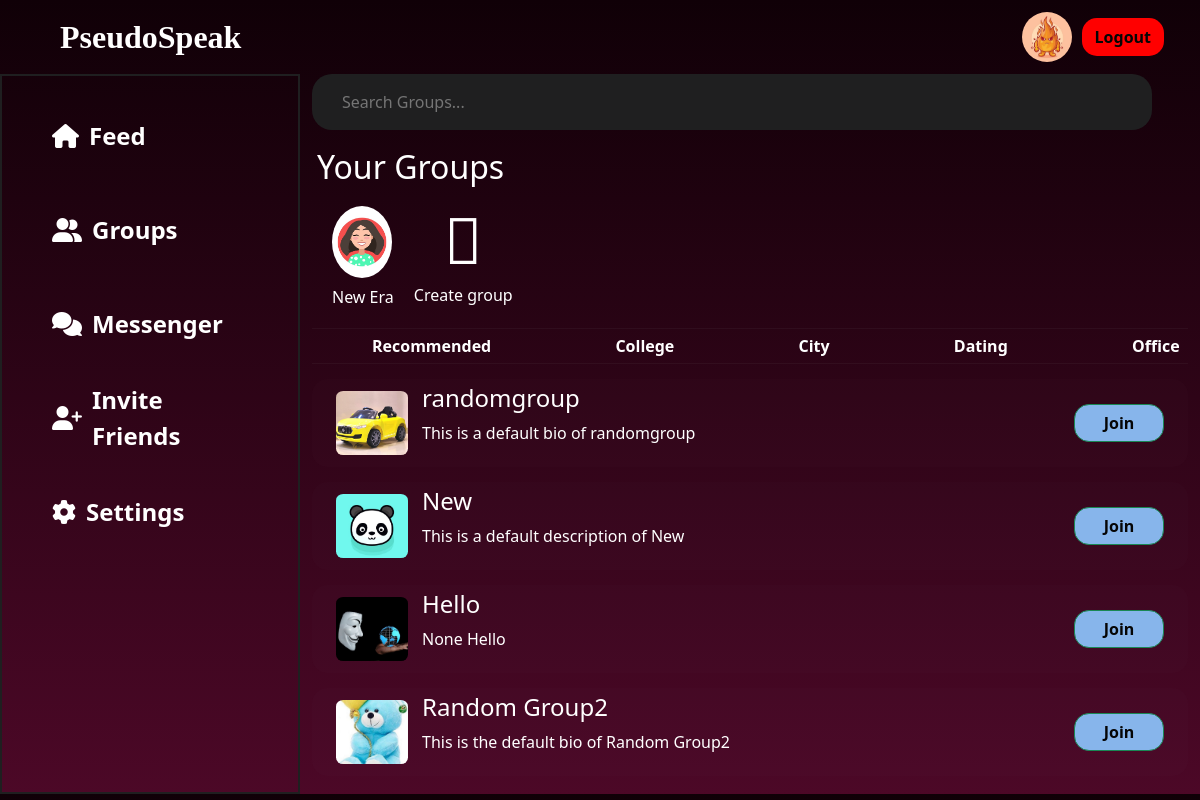
The page /room/recommended/ (signed in) on the database its author committed.
### main/models.py (models this page shows, shortened)
class Profile(models.Model):
    user=models.OneToOneField(User,null=True,on_delete=models.CASCADE)
    blocked_user=models.ManyToManyField(User,related_name="block_users",blank=True)
    profile_img=models.ImageField(null=True,blank=True,upload_to='images/')
    bio=models.CharField(null=True,max_length=51)
    follow=models.ManyToManyField(User,related_name='follow',blank=True)
    following=models.ManyToManyField(User,related_name='following',blank=True)

### room/models.py (models this page shows, shortened)
class Room(models.Model):
    users=models.ManyToManyField(User,related_name='joined_user')
    owner = models.ForeignKey(User, null=True, on_delete=models.CASCADE)
    description=models.TextField(default=None,blank=True,null=True)
    name=models.CharField(unique=True,max_length=255)
    slug=models.SlugField(unique=True)
    room_img=models.ImageField(null=True)
    category=models.ForeignKey(Category,null=True,on_delete=models.CASCADE)

class Category(models.Model):
    name=models.CharField(max_length=50)

### room/views.py (the view)
# urls.py: path("<str:name>/",views.rooms,name="rooms"),
@login_required
def rooms(request,name):
    user=request.user
    joinedRooms=Room.objects.filter(users=user)
    categories=Category.objects.all()
    if name=='recommended':
        followingUsers=user.profile.following.all()
        print(len(followingUsers))
        if followingUsers:
            rooms = Room.objects.exclude(users=user).filter(Q(users__in=followingUsers) | Q(users=None)).annotate(user_count=models.Count('users')).order_by('-user_count')
            if len(rooms)<5:
                rooms = Room.objects.exclude(users=request.user).annotate(user_count=models.Count('users')).order_by('-user_count')[:5]
        else:
            rooms = Room.objects.exclude(users=request.user).annotate(user_count=models.Count('users')).order_by('-user_count')[:5]
    else:
        category=Category.objects.get(name=name)
        print(category.name)
        rooms = Room.objects.filter(~Q(users=user) & Q(category=category))
        print(name)
    return render(request,"room/rooms.html",{'rooms':rooms,'joinedRooms':joinedRooms,'categories':categories})

### room/templates/room/rooms.html (shortened to what this page needs)
{% load static %}
<!DOCTYPE html>
<html lang="en">
  <head>
    <link
      href="https://cdn.jsdelivr.net/npm/bootstrap@5.3.1/dist/css/bootstrap.min.css"
      rel="stylesheet"
    />
    <link
      rel="stylesheet"
      href="https://site-assets.fontawesome.com/releases/v6.5.1/css/all.css"
    />
  </head>
  <body>
    <nav class="navbar navbar-expand bg-body-tertiary">
      <div class="container-fluid">
        <a class="navbar-brand ms-5 nav-logo" href="{% url 'index' %}"
          >PseudoSpeak</a
        >
        <div class="collapse navbar-collapse" id="navbarSupportedContent">
          {% if user.is_authenticated %}
          <img
            id="profile_img_navbar"
            src="{{ user.profile.profile_img.url }}"
            alt=""
            style="
              width: 50px;
              height: 50px;
              border-radius: 50%;
              margin-right: 10px;
            "
          />
          <a href="{% url 'logout' %}" class="btn signbtn me-4">Logout</a>
          {% else %}
          <a href="{% url 'login_or_signup_view' %}" class="btn signbtn me-4"
            >Sign in</a
          >
          {% endif %}
        </div>
      </div>
    </nav>
    <div class="container-fluid">
      <div class="row content-1">
        <div class="col-3 content-1a res2 sidebar" id="sidebar">
          <ul>
            <li class="active">
              <i class="fa-solid fa-house"></i
              ><a href="{% url 'index' %}">Feed</a>
            </li>
            <li>
              <i class="fa-solid fa-user-group"></i
              ><a href="{% url 'rooms' name='recommended' %}">Groups</a>
            </li>
            <li>
              <i class="fa-solid fa-comments"></i
              ><a href="{% url 'messenger' %}">Messenger</a>
            </li>
            <li><i class="fa-solid fa-user-plus"></i>Invite Friends</li>
            <li>
              <i class="fa-solid fa-gear"></i
              ><a href="{% url 'settings' %}">Settings</a>
            </li>
          </ul>
        </div>
        <div class="col-9 group-con">
          <div class="search-container">
            <input
              id="data2"
              class="search-input-2"
              type="text"
              placeholder="Search Groups..."
            />
          </div>
          <div class="your-groups">
            <h2 class="Ygroup">Your Groups</h2>
            <div class="group-con2">
              {% for room in joinedRooms %}
              <div class="group-m">
                <div class="group-img">
                  <img
                    src="{{room.room_img.url}}"
                    alt=""
                    onclick="groupPage('{{room.slug}}')"
                  />
                </div>
                <div class="group-name">
                  <h6>{{room.name}}</h6>
                </div>
              </div>
              {% endfor %}
              <div class="add-group">
                <div class="create-logo">
                  <i class="fa-light fa-circle-plus fa-4x"></i>
                </div>
                <div class="group-name">
                  <h6>Create group</h6>
                </div>
              </div>
            </div>
          </div>
          <div class="group-recom">
            <ul>
              <li>
                <a href="{% url 'rooms' name='recommended' %}">Recommended</a>
              </li>
              {% for cat in categories %}
              <li>
                <a href="{% url 'rooms' name=cat.name %}">{{ cat.name }}</a>
              </li>
              {% endfor %}
            </ul>
          </div>
          <div id="grouplist">
            {% for room in rooms %}
            <div class="group-container-3">
              <div class="group-con-name">
                <div class="group-container-img">
                  <img src="{{room.room_img.url}}" alt="" />
                </div>
                <div class="group-container-name">
                  <h4>{{room.name}}</h4>
                  <p>{{room.description}} {{room.name}}</p>
                </div>
              </div>
              <div class="join-button">
                <a
                  href="#"
                  class="joinbtn btn btn-success"
                  data-message-id="{{room.pk}}"
                  data-bs-toggle="modal"
                  data-bs-target="#exampleModalCenter"
                  >Join</a
                >
              </div>
            </div>
            {% endfor %}
          </div>
        </div>
      </div>
    </div>
  </body>
</html>

### room/templates/room/rooms.html (style rules this page uses)
.search-input-2 { width: 70vw; border-radius: 20px; height: 7vh; flex-grow: 1; border: none; outline: none; font-size: 16px; background: #1f1f20; color: #ccc; padding-left: 30px; }
.content-1 { height: 90vh; }
.content-1a { border: 2px solid #1f1f20; height: 90vh; }
.content-1a ul li { list-style: none; margin: 30px 18px; font-size: x-large; font-weight: 600; border-radius: 30px; padding-left: 20px; padding-top: 5px; height: 8vh; background: none; }
.content-1a ul { list-style-type: none; padding: 0; }
.content-1a li { display: flex; align-items: center; color: white; background-color: transparent; padding: 10px 15px; cursor: pointer; transition: background-color 0.2s ease; }
.content-1a i.fa-solid { font-size: 24px; margin-right: 10px; }
.content-1a li a { color: white; text-decoration: none; }
.group-img { width: 5vw; height: 9vh; overflow: hidden; border-radius: 50%; }
.group-img img { width: 100%; height: 100%; object-fit: cover; }
.group-con2 { display: flex; margin: 10px 0; }
.group-m { margin: 2px 20px; text-align: center; }
.group-name { padding-top: 10px; }
.Ygroup { margin: 18px 5px; }
.group-recom { overflow-x: auto; white-space: nowrap; border-top: 1px solid hsla(0, 0%, 53%, 0.07); border-bottom: 1px solid hsla(0, 0%, 53%, 0.07); }
.group-recom ul { list-style-type: none; margin: 0; padding: 0; }
.group-recom li { display: inline-block; padding: 5px 60px; }
.group-recom a { text-decoration: none; color: white; font-weight: bold; font-size: 16px; }
.group-container-3 { display: flex; align-items: center; margin-top: 15px; border-radius: 15px; height: 11vh; background: hsla(0, 0%, 53%, 0.02); justify-content: space-between; padding: 0px 24px; }
.group-con-name { display: flex; align-items: center; }
.group-container-img { width: 6vw; height: 8vh; overflow: hidden; border-radius: 10%; }
.group-container-img img { width: 100%; height: 100%; object-fit: cover; }
.group-container-name { margin-left: 14px; }
.joinbtn { background-color: #87b5eb; width: 90px; color: rgb(5, 5, 5); border-radius: 15px; font-family: "Segoe UI", Tahoma, Geneva, Verdana, sans-serif; font-weight: bold; }
body { background: linear-gradient(to bottom, #100007, #4c0827); color: white; overflow: hidden; }
.nav-logo { color: white; font-size: xx-large; font-weight: bolder; font-family: serif; }
.navbar.bg-body-tertiary { background-color: transparent !important; color: white; }
.signbtn { background-color: red; color: rgb(5, 5, 5); border-radius: 15px; font-family: "Segoe UI", Tahoma, Geneva, Verdana, sans-serif; font-weight: bold; }
.create-logo { height: 9vh; display: flex; align-items: center; justify-content: center; }
.add-group { cursor: pointer; }

### rows shown on the page
Room: room_img (picture), name "New Era"
Category: name "College"
Category: name "City"
Category: name "Dating"
Category: name "Office"
Room: room_img (picture), name "randomgroup", description "This is a default bio of"
Room: room_img (picture), name "New", description "This is a default description of"
Room: room_img (picture), name "Hello", description "None"
Room: room_img (picture), name "Random Group2", description "This is the default bio of"
